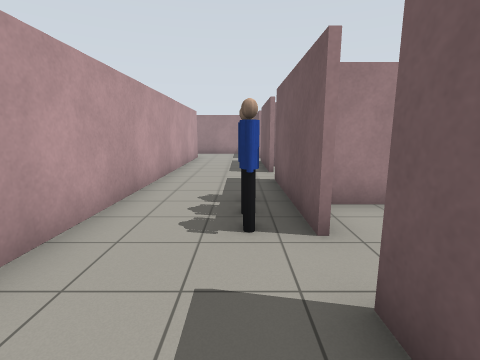
view 1 (above)

21 first-person views from a walk through a Gazebo world. The camera is 1.3 m above the floor, tilts 10° down and sees 85° across. Floor lines are 1 m apart. The floor is counted in squares, 1 m on a side. Each view is taken from the middle of a square. On the plan, view 1 faces up. The plan holds only what a view shows up to about 13 squares ahead; the rest is blank. The robots in the file are not drawn. Gazebo's built-in surfaces are drawn with simple patterns. Simple shapes stand in for some stock models.

view 2
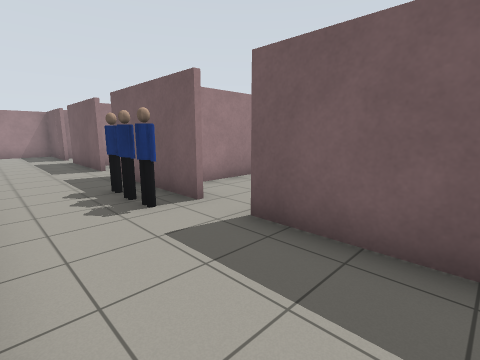

view 3
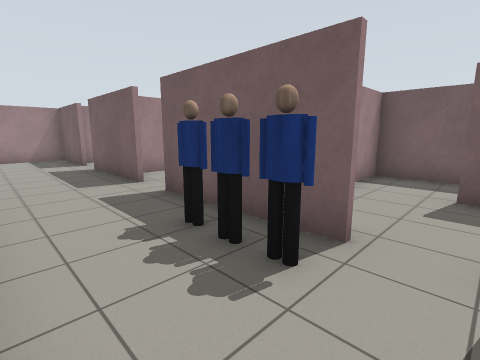

view 4
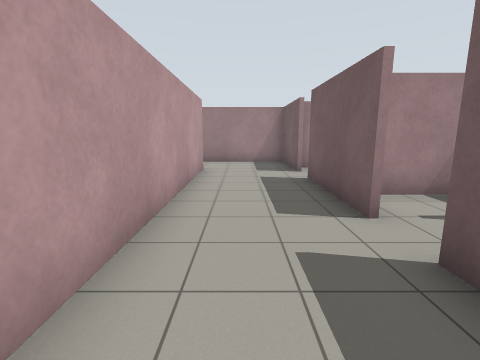

view 5
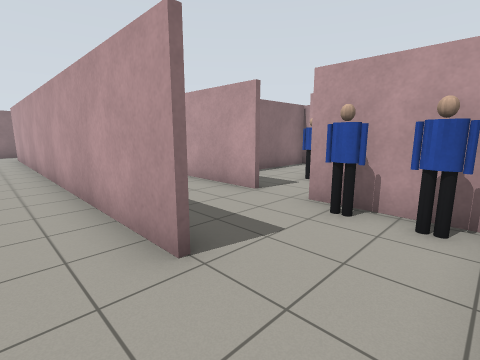

view 6
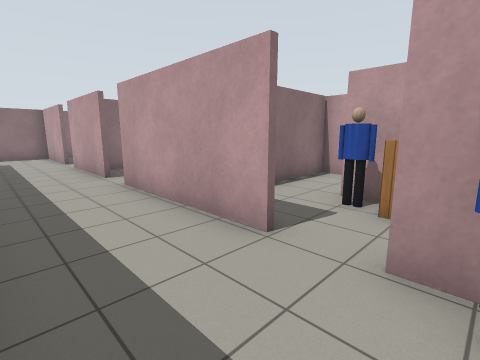

view 7
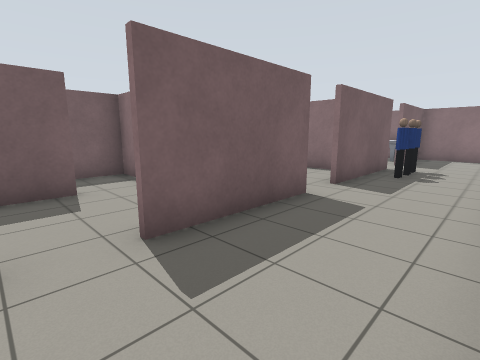

view 8
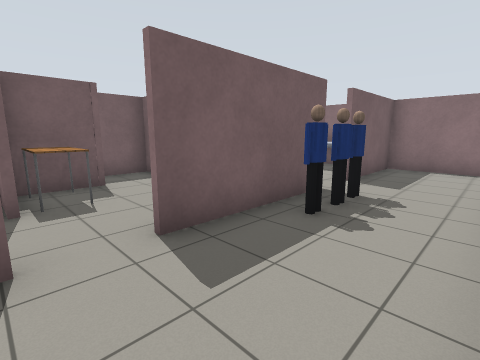

view 9
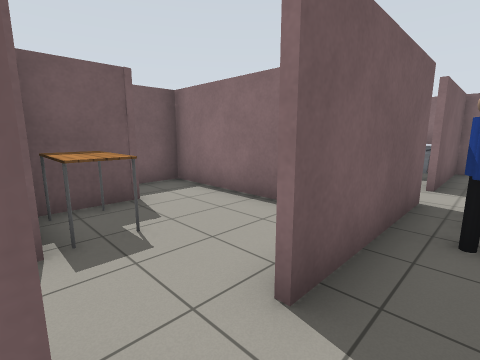

view 10
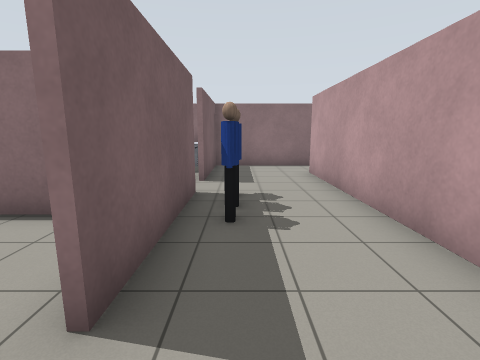

view 11
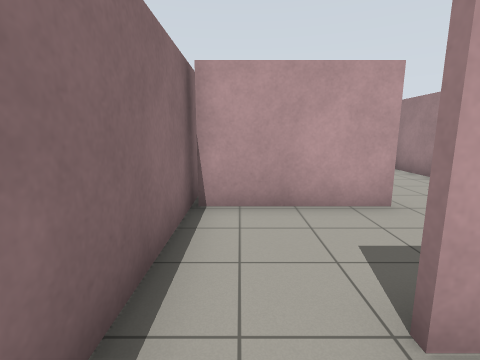

view 12
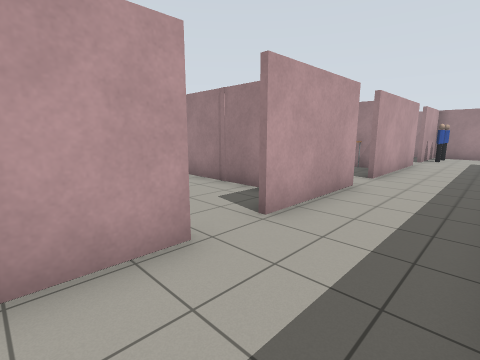

view 13
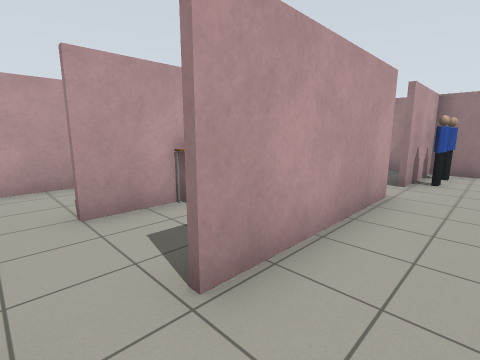

view 14
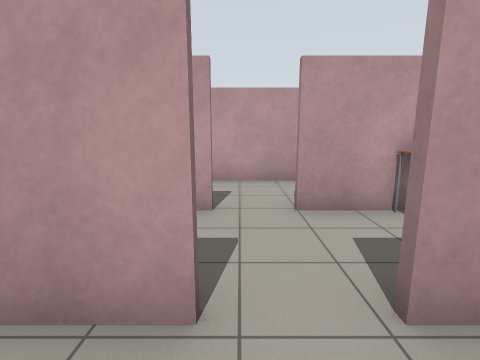

view 15
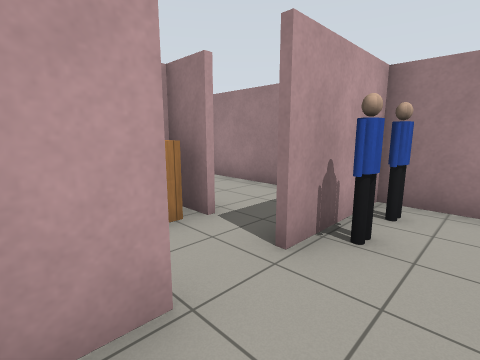

view 16
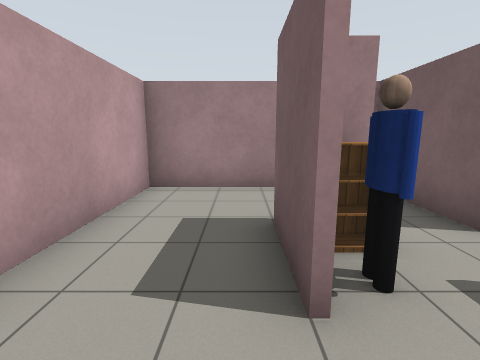

view 17
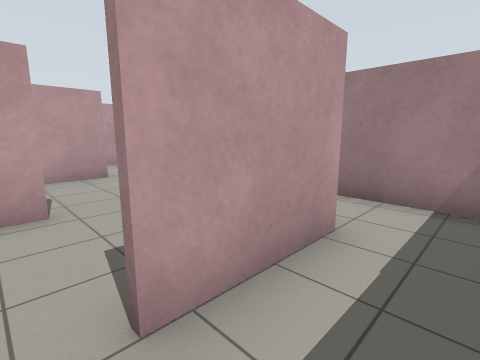

view 18
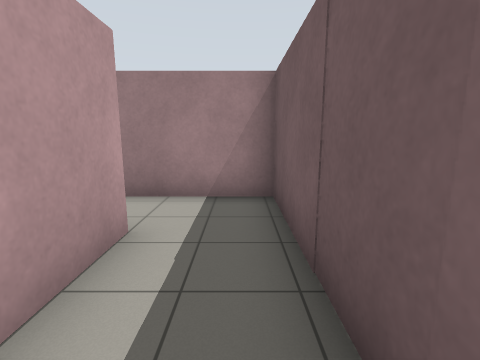

view 19
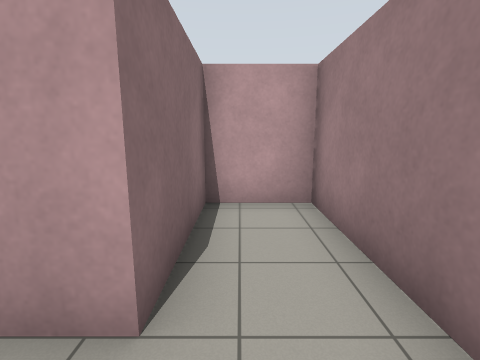

view 20
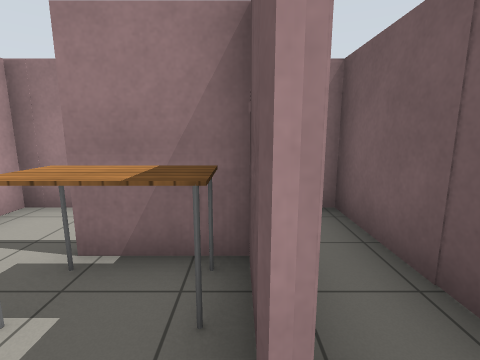

view 21
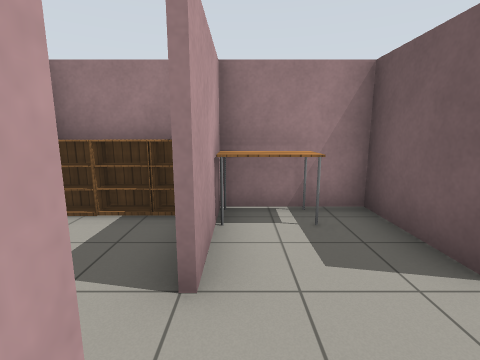

### Floor plan
Ten units are one square. View 1 is at (0, 0); x grows to the right and y downward. Boxes are objects, and circles mark ways between rooms. Rooms are numbered by the first view taken in them; rooms with no view inside come last. Other rooms are left out.
<svg viewBox="-120 -179 192 203">
<path fill="none" stroke="#000" d="M-15 19 10 19 10 -5M-56 -4 -56 18M-65 19 -15 19M10 -89 10 -127M-56 -67 -56 -31M12 -128 12 -120M-56 -130 -56 -81M-24 -148 -24 0M10 -140 10 -174 -56 -174 -56 -142M10 -31 10 -75M43 -125 43 -139M18 -152 10 -152M-56 -19 -56 -4M10 -5 10 -19M-58 -144 -58 -174 -112 -174 -112 -133M-101 -105 -113 -105M-84 -95 -84 -79M-112 -115 -112 -107 -101 -107M-58 -82 -58 -105 -69 -105M-112 -86 -112 -76M45 -146 45 -125M57 -107 67 -107M67 -109 67 -174 10 -174M12 -174 12 -153 36 -153M46 -49 67 -49 67 -109M-69 -49 -63 -49M51 -69 51 -86 32 -86M24 -49 46 -49M36 -105 12 -105 12 -100M32 -88 42 -88M-112 -76 -112 -61"/>
<rect x="-55" y="-155" width="10" height="10" fill="#bbb"><title>person</title></rect>
<rect x="-55" y="-165" width="10" height="10" fill="#bbb"><title>person</title></rect>
<rect x="-5" y="-35" width="10" height="10" fill="#bbb"><title>person</title></rect>
<rect x="-5" y="-45" width="10" height="10" fill="#bbb"><title>person</title></rect>
<rect x="-5" y="-55" width="10" height="10" fill="#bbb"><title>person</title></rect>
<rect x="-115" y="-105" width="10" height="10" fill="#bbb"><title>bookshelf</title></rect>
<rect x="-105" y="-105" width="10" height="10" fill="#bbb"><title>bookshelf</title></rect>
<rect x="-95" y="-105" width="10" height="10" fill="#bbb"><title>bookshelf</title></rect>
<rect x="-85" y="-105" width="20" height="10" fill="#bbb"><title>table</title></rect>
<rect x="-85" y="-135" width="10" height="10" fill="#bbb"><title>person</title></rect>
<rect x="-85" y="-145" width="10" height="10" fill="#bbb"><title>bookshelf</title></rect>
<rect x="35" y="-85" width="10" height="10" fill="#bbb"><title>table</title></rect>
<circle cx="-25" cy="5" r="3" fill="#2a7"/>
<circle cx="-5" cy="-10" r="3" fill="#2a7"/>
<circle cx="-45" cy="-10" r="3" fill="#2a7"/>
<circle cx="-60" cy="-135" r="3" fill="#2a7"/>
<circle cx="40" cy="-120" r="3" fill="#2a7"/>
<circle cx="-60" cy="-75" r="3" fill="#2a7"/>
<circle cx="10" cy="-80" r="3" fill="#2a7"/>
<circle cx="-75" cy="-90" r="3" fill="#2a7"/>
<circle cx="-100" cy="-85" r="3" fill="#2a7"/>
<circle cx="50" cy="-60" r="3" fill="#2a7"/>
<circle cx="-90" cy="-70" r="3" fill="#2a7"/>
<circle cx="25" cy="-90" r="3" fill="#2a7"/>
<text x="-10" y="0">1</text>
<text x="-40" y="0">2</text>
<text x="-20" y="-90">3</text>
<text x="-80" y="-130">4</text>
<text x="50" y="-150">5</text>
<text x="60" y="-80">6</text>
<text x="-80" y="-70">7</text>
<text x="30" y="-70">8</text>
<text x="30" y="-100">9</text>
<text x="-100" y="-70">10</text>
</svg>
Room 1 opens to room 2. Room 1 opens to room 3. Room 2 opens to room 3. Room 3 opens to room 4. Room 3 opens to room 5. Room 3 opens to room 7. Room 3 opens to room 8. Room 4 opens to room 7. Room 4 opens to room 10. Room 6 opens to room 8. Room 7 opens to room 10. Room 8 opens to room 9.

Where each view was taken, in squares from view 1:
view 1: 0 up, 0 right, facing up
view 2: 1 down, 2 left, facing up-right
view 3: 2 up, 2 left, facing up-right
view 4: 5 up, 1 left, facing up
view 5: 17 up, 1 left, facing down-left
view 6: 15 up, 3 left, facing down-left
view 7: 14 up, 2 left, facing down-right
view 8: 9 up, 2 left, facing down-right
view 9: 9 up, 0 right, facing down-right
view 10: 9 up, 0 right, facing down
view 11: 1 down, 1 left, facing left
view 12: 0 up, 3 left, facing up-left
view 13: 7 up, 4 left, facing up-left
view 14: 7 up, 4 left, facing left
view 15: 12 up, 4 left, facing up-left
view 16: 11 up, 9 left, facing up
view 17: 12 up, 6 right, facing up-left
view 18: 12 up, 6 right, facing up
view 19: 16 up, 6 right, facing left
view 20: 6 up, 5 right, facing up
view 21: 6 up, 8 left, facing up
